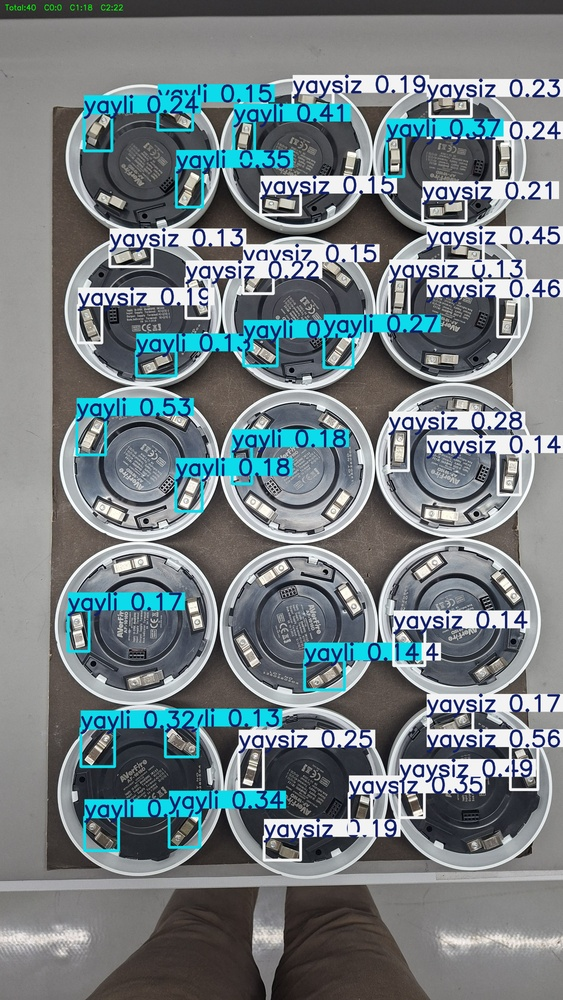
#> input picture projects/teknim_kontak_yay/annotated.jpg, 563 x 1000 px, shrunk from 2252 x 4000 before the run
$ python match_and_label.py --full_dir ../teknim_kontak_yay --examples ../teknim_kontak_yay
#> lines starting #> are read from the running program, lines starting #| are printed output that depends on the picture
#!/usr/bin/env python3
"""
Match cropped examples to full images and produce YOLO-format labels.

Usage:
  python match_and_label.py --full_dir full_images --examples 0:yayli 1:yaysiz --out out_dir

The `--examples` argument takes one or more mappings of folder:labelname where
the folder contains example crops for that class. Example: `0:yayli 1:yaysiz`.

The script uses template matching (cv2.matchTemplate) for each example image
against each full image. Matches above `--thresh` produce a bounding box and
are saved as YOLO labels in `out/labels` and annotated images in `out/annotated`.

NOTE: This is a heuristic approach; if scale/rotation differ you may need
feature-matching (ORB/FLANN) or manual annotation.
"""
import argparse
import os
from pathlib import Path
import cv2
import numpy as np
from collections import defaultdict


def parse_examples_arg(specs):
    mapping = {}
    for s in specs:
        if ':' in s:
            folder, label = s.split(':', 1)
        else:
            folder, label = s, s
        mapping[folder] = label
    return mapping


def non_max_suppression(boxes, scores, iou_threshold=0.3):
    if len(boxes) == 0:
        return []
    boxes = np.array(boxes)
    scores = np.array(scores)
    x1 = boxes[:,0]
    y1 = boxes[:,1]
    x2 = boxes[:,2]
    y2 = boxes[:,3]
    areas = (x2 - x1 + 1) * (y2 - y1 + 1)
    order = scores.argsort()[::-1]
    keep = []
    while order.size > 0:
        i = order[0]
        keep.append(i)
        xx1 = np.maximum(x1[i], x1[order[1:]])
        yy1 = np.maximum(y1[i], y1[order[1:]])
        xx2 = np.minimum(x2[i], x2[order[1:]])
        yy2 = np.minimum(y2[i], y2[order[1:]])
        w = np.maximum(0.0, xx2 - xx1 + 1)
        h = np.maximum(0.0, yy2 - yy1 + 1)
        inter = w * h
        ovr = inter / (areas[i] + areas[order[1:]] - inter)
        inds = np.where(ovr <= iou_threshold)[0]
        order = order[inds + 1]
    return keep


def yolo_box_from_xyxy(x1, y1, x2, y2, img_w, img_h):
    cx = (x1 + x2) / 2.0 / img_w
    cy = (y1 + y2) / 2.0 / img_h
    w = (x2 - x1) / img_w
    h = (y2 - y1) / img_h
    return cx, cy, w, h


def main():
    p = argparse.ArgumentParser()
    p.add_argument('--full_dir', required=True, help='Folder with full images')
    p.add_argument('--examples', required=True, nargs='+', help='Example folders mapping e.g. 0:yayli 1:yaysiz')
    p.add_argument('--out', default='out', help='Output folder')
    p.add_argument('--thresh', type=float, default=0.7, help='Template match threshold (0..1)')
    p.add_argument('--iou', type=float, default=0.3, help='NMS IoU threshold')
    p.add_argument('--max_per_example', type=int, default=10, help='Max matches per example image per full image')
    args = p.parse_args()

    ex_map = parse_examples_arg(args.examples)
    out = Path(args.out)
    labels_dir = out / 'labels'
    ann_dir = out / 'annotated'
    labels_dir.mkdir(parents=True, exist_ok=True)
    ann_dir.mkdir(parents=True, exist_ok=True)

    # Build list of example images per class
    examples = []  # list of (class_id, label_name, img_path)
    class_names = []
    for i, (folder, label) in enumerate(ex_map.items()):
        class_names.append(label)
        class_id = i
        folder_path = Path(folder)
        if not folder_path.exists():
            print(f"Warning: example folder not found: {folder_path}")
            continue
        for img in sorted(folder_path.iterdir()):
            if img.suffix.lower() in ('.jpg', '.jpeg', '.png'):
                examples.append((class_id, label, img))

    full_paths = sorted(Path(args.full_dir).glob('*'))
    summary = defaultdict(int)

    for full_path in full_paths:
        full = cv2.imread(str(full_path))
#> full is the input picture: shape (1000, 563, 3); mean B, G, R 131.1, 126.7, 115.6
        if full is None:
            continue
        full_gray = cv2.cvtColor(full, cv2.COLOR_BGR2GRAY)
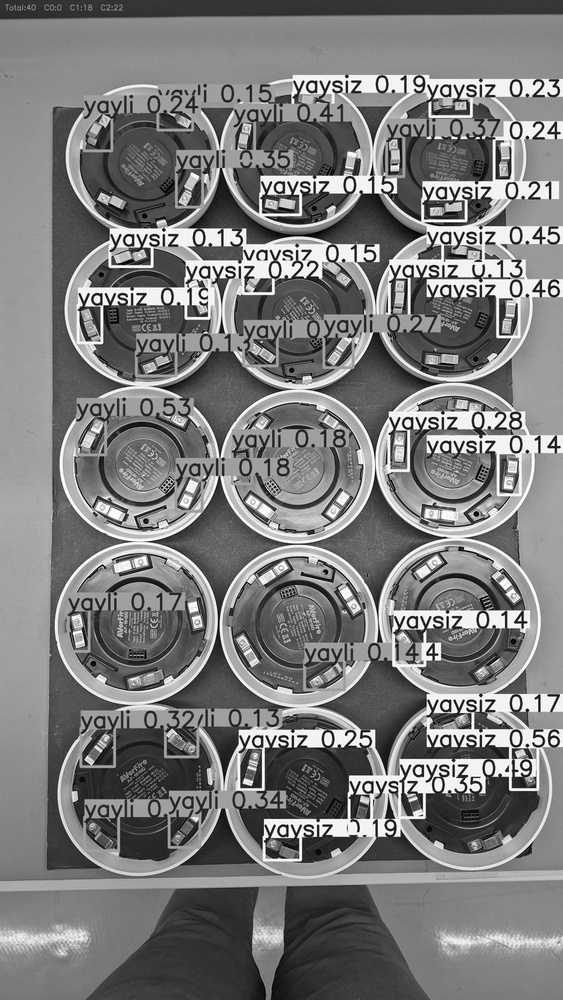
#> full_gray: shape (1000, 563); min 0, max 255, mean 123.9
        h_full, w_full = full_gray.shape[:2]
#> h_full = 1000; w_full = 563
        all_boxes = []
        all_scores = []
        all_class_ids = []

        for class_id, label, ex_path in examples:
            ex = cv2.imread(str(ex_path))
            if ex is None:
                continue
            ex_gray = cv2.cvtColor(ex, cv2.COLOR_BGR2GRAY)
            h_ex, w_ex = ex_gray.shape[:2]
#> h_ex = 1000; w_ex = 563
            if h_ex >= h_full or w_ex >= w_full:
                continue

            res = cv2.matchTemplate(full_gray, ex_gray, cv2.TM_CCOEFF_NORMED)
            loc = np.where(res >= args.thresh)
            scores = res[loc]
            pts = list(zip(*loc[::-1]))  # (x,y)
            # sort matches by score desc
            matches = sorted(zip(pts, scores), key=lambda x: x[1], reverse=True)[:args.max_per_example]

            for (pt, score) in matches:
                x, y = pt
                x1 = int(x)
                y1 = int(y)
                x2 = int(x + w_ex)
                y2 = int(y + h_ex)
                all_boxes.append([x1, y1, x2, y2])
                all_scores.append(float(score))
                all_class_ids.append(int(class_id))

        # apply NMS
        keep = non_max_suppression(all_boxes, all_scores, iou_threshold=args.iou)
        kept = [i for i in keep]

        # write labels for this full image
        base = full_path.stem
        label_file = labels_dir / f"{base}.txt"
        with open(label_file, 'w', encoding='utf-8') as f:
            for i in kept:
                cls = all_class_ids[i]
                x1, y1, x2, y2 = all_boxes[i]
                cx, cy, w, h = yolo_box_from_xyxy(x1, y1, x2, y2, w_full, h_full)
                f.write(f"{cls} {cx:.6f} {cy:.6f} {w:.6f} {h:.6f}\n")
                summary[cls] += 1

        # draw annotations
        for i in kept:
            cls = all_class_ids[i]
            x1, y1, x2, y2 = all_boxes[i]
            cv2.rectangle(full, (x1, y1), (x2, y2), (0, 255, 0), 2)
            cv2.putText(full, f"{cls}:{class_names[cls]}", (x1, max(15, y1-5)), cv2.FONT_HERSHEY_SIMPLEX, 0.6, (0,255,0), 2)

        cv2.imwrite(str(ann_dir / full_path.name), full)
        print(f"Processed {full_path.name}: {len(kept)} matches")

    print('\nSummary:')
    for cls, count in summary.items():
        label = class_names[cls] if cls < len(class_names) else str(cls)
        print(f"  class {cls} ({label}): {count}")


if __name__ == '__main__':
    main()
